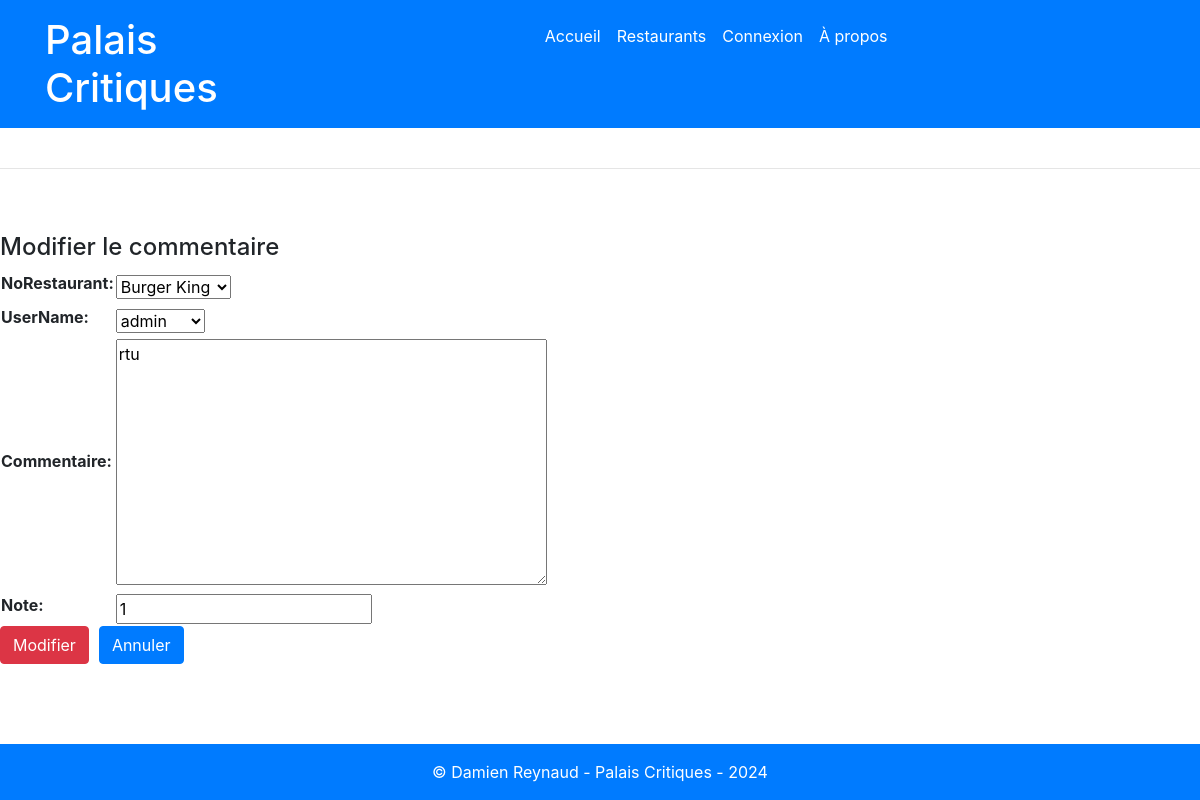
/commentaires/modif/4/, run on an earlier commit of the app's database.
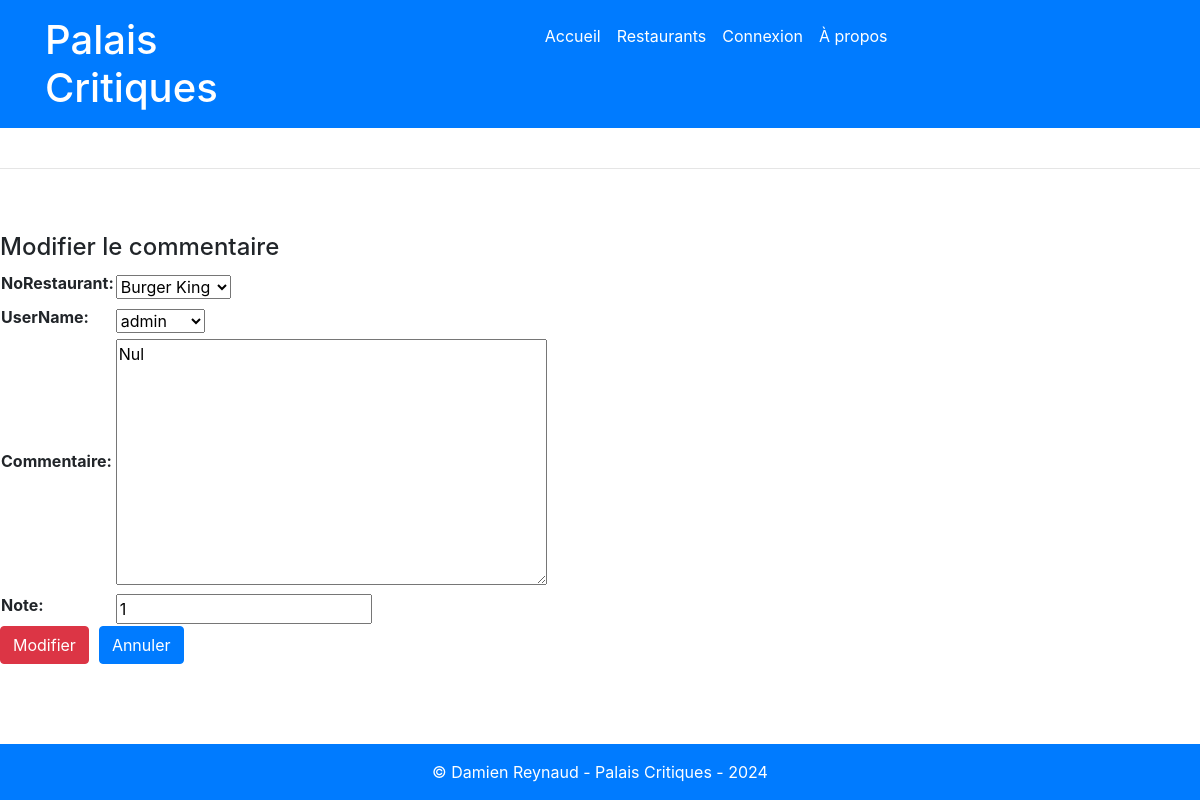
And on a later commit of the database.
### gestion/models.py (models this page shows, shortened)
class Commentaires(models.Model):
    noCommentaire       = models.AutoField(primary_key=True)
    noRestaurant        = models.ForeignKey(Restaurants,on_delete=models.DO_NOTHING)
    userName            = models.ForeignKey(User,on_delete=models.DO_NOTHING)
    commentaire         = models.TextField()
    note                = models.IntegerField(default=0, validators=[MaxValueValidator(5), MinValueValidator(0)])
    dateCommentaire     = models.DateField(auto_now_add=True)

### PIW_EXS/views.py (the view)
# urls.py: path('commentaires/modif/<int:pk>/', modifierCommentaire, name='modifierCommentaire'),
def modifierCommentaire(request, pk):
    commentaire = Commentaires.objects.get(noCommentaire=pk)
    if request.method=="POST":
        form = modifierCommentaireForm(request.POST, instance=commentaire)
        if form.is_valid():
            form.save()
            return redirect('detailRestaurant', commentaire.noRestaurant_id)
    else:
        form = modifierCommentaireForm(instance=commentaire)
    return render(request,'modifierCommentaire.html', {'form':form, 'Commentaires':commentaires})

### gestion/forms.py
class modifierCommentaireForm(forms.ModelForm):
    class Meta:
        model = Commentaires
        fields = '__all__'

### gestion/models.py (called while the page is built)
    def __str__(self):
        return self.nomRestaurant

### gestion/templates/modifierCommentaire.html (shortened to what this page needs)
{% extends 'master.html' %}
{% block contenu %}
    <h4>Modifier le commentaire</h4>
    <form method="post" >
        <table>
            {{ form.as_table }}
        </table>
        <button class="btn btn-danger" style="margin-right: 10px;" type="submit">Modifier</button><button class="btn btn-primary" type="button" onclick="location.href='{% url 'restaurants' %}'">Annuler</button>
    </form>
{% endblock %}

What changed in the data, as far as the page shows it:
changed Commentaires "admin": commentaire "rtu" → "Nul"
